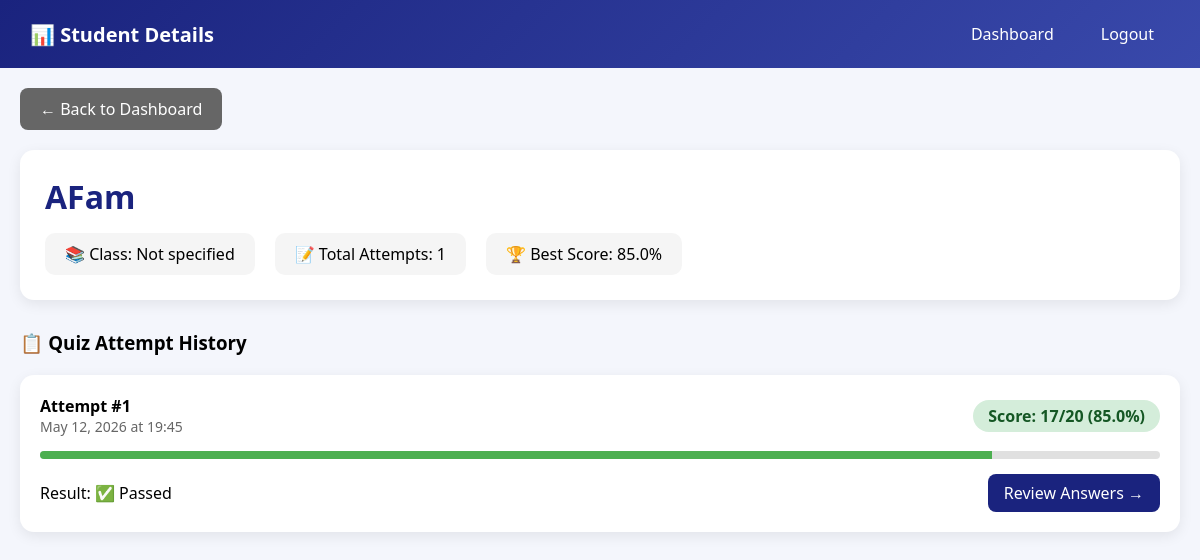
Page /admin/student/24 (signed in) on the committed database.
### models.py (models this page shows)
class Student(db.Model):
    __tablename__ = "students"
    id         = db.Column(db.Integer, primary_key=True)
    name       = db.Column(db.String(100), nullable=False)
    class_name = db.Column(db.String(50))     # e.g. "SS2A"
    created_at = db.Column(db.DateTime, default=datetime.utcnow)
    attempts   = db.relationship("Attempt", backref="student")

class Attempt(db.Model):
    __tablename__ = "attempts"
    id          = db.Column(db.Integer, primary_key=True)
    student_id  = db.Column(db.Integer, db.ForeignKey("students.id"))
    score       = db.Column(db.Integer, default=0)
    total       = db.Column(db.Integer)
    percentage  = db.Column(db.Float)
    passed      = db.Column(db.Boolean, default=False)
    started_at  = db.Column(db.DateTime, default=datetime.utcnow)
    finished_at = db.Column(db.DateTime)
    details     = db.relationship("AttemptDetail", backref="attempt")

### app.py (the view)
@app.route("/admin/student/<int:student_id>")
def admin_student_detail(student_id):
    if "admin_id" not in session:
        return redirect(url_for("admin_login"))
    student = Student.query.get_or_404(student_id)
    attempts = Attempt.query.filter_by(student_id=student_id).order_by(Attempt.finished_at.desc()).all()
    return render_template(
        "admin_student_detail.html",
        student=student,
        attempts=attempts
    )

### templates/admin_student_detail.html (shortened to what this page needs)
<!DOCTYPE html>
<html lang="en">
<head>
</head>
<body>
    <div class="navbar">
        <h2>📊 Student Details</h2>
        <div class="nav-links">
            <a href="{{ url_for('admin_dashboard') }}">Dashboard</a>
            <a href="{{ url_for('admin_logout') }}">Logout</a>
        </div>
    </div>
    <div class="container">
        <a href="{{ url_for('admin_dashboard') }}" class="back-btn">← Back to Dashboard</a>
        <div class="student-header">
            <h1>{{ student.name }}</h1>
            <div class="student-info">
                <div class="info-card">📚 Class: {{ student.class_name or 'Not specified' }}</div>
                <div class="info-card">📝 Total Attempts: {{ attempts|length }}</div>
                <div class="info-card">🏆 Best Score:
                    {% if attempts %}
                        {{ "%.1f"|format(attempts|map(attribute='percentage')|max) }}%
                    {% else %}
                        No attempts yet
                    {% endif %}
                </div>
            </div>
        </div>
        <h3 style="margin-bottom: 20px;">📋 Quiz Attempt History</h3>
        {% for attempt in attempts %}
        <div class="attempt-card">
            <div class="attempt-header">
                <div>
                    <strong>Attempt #{{ loop.revindex }}</strong>
                    <div class="attempt-date">{{ attempt.finished_at.strftime('%B %d, %Y at %H:%M') }}</div>
                </div>
                <div class="score-badge {{ 'score-pass' if attempt.passed else 'score-fail' }}">
                    Score: {{ attempt.score }}/20 ({{ attempt.percentage }}%)
                </div>
            </div>
            <div class="progress-bar" style="width: 100%; margin: 10px 0;">
                <div class="progress-fill" style="width: {{ attempt.percentage }}%"></div>
            </div>
            <div style="display: flex; justify-content: space-between; align-items: center; margin-top: 15px;">
                <span>Result: {{ '✅ Passed' if attempt.passed else '❌ Failed' }}</span>
                <a href="{{ url_for('admin_attempt_detail', attempt_id=attempt.id) }}" class="view-btn">Review Answers →</a>
            </div>
        </div>
        {% else %}
        <div class="attempt-card" style="text-align: center; color: #666;">
            No quiz attempts yet.
        </div>
        {% endfor %}
    </div>
</body>
</html>

### templates/admin_student_detail.html (style rules this page uses)
* { margin: 0; padding: 0; box-sizing: border-box; }
body { font-family: 'Segoe UI', Tahoma, Geneva, Verdana, sans-serif; background: #f4f6fc; }
.navbar { background: linear-gradient(135deg, #1a237e 0%, #3949ab 100%); padding: 15px 30px; display: flex; justify-content: space-between; align-items: center; flex-wrap: wrap; gap: 15px; }
.navbar h2 { color: white; font-size: 20px; }
.nav-links { display: flex; gap: 15px; }
.nav-links a { color: white; text-decoration: none; padding: 8px 16px; border-radius: 8px; }
.container { max-width: 1200px; margin: 0 auto; padding: 20px; }
.student-header { background: white; border-radius: 14px; padding: 25px; margin-bottom: 30px; box-shadow: 0 4px 14px rgba(0,0,0,0.08); }
.student-header h1 { color: #1a237e; margin-bottom: 10px; }
.student-info { display: flex; gap: 20px; margin-top: 15px; flex-wrap: wrap; }
.info-card { background: #f5f5f5; padding: 10px 20px; border-radius: 10px; }
.attempt-card { background: white; border-radius: 14px; padding: 20px; margin-bottom: 20px; box-shadow: 0 4px 14px rgba(0,0,0,0.08); transition: transform 0.2s; }
.attempt-header { display: flex; justify-content: space-between; align-items: center; margin-bottom: 15px; flex-wrap: wrap; gap: 10px; }
.attempt-date { color: #666; font-size: 14px; }
.score-badge { padding: 5px 15px; border-radius: 20px; font-weight: bold; }
.score-pass { background: #d4edda; color: #155724; }
.view-btn { background: #1a237e; color: white; padding: 8px 16px; border: none; border-radius: 8px; cursor: pointer; text-decoration: none; display: inline-block; }
.back-btn { background: #666; color: white; padding: 10px 20px; border: none; border-radius: 8px; cursor: pointer; text-decoration: none; display: inline-block; margin-bottom: 20px; }
.progress-bar { width: 200px; height: 8px; background: #e0e0e0; border-radius: 4px; overflow: hidden; }
.progress-fill { height: 100%; background: #4CAF50; transition: width 0.3s; }

### rows in the picture
Student: name "AFam", class_name "Not specified"
Attempt: finished_at "May 12, 2026 at 19:45", score "17", percentage "85.0", passed "✅ Passed"

### other values in the picture
{{ attempts|length }} "1"
{{ "%.1f"|format(attempts|map(attribute='percentage')|max) }} "85.0"
